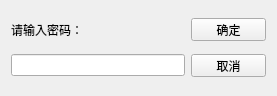
<?xml version="1.0" encoding="UTF-8"?>
<ui version="4.0">
 <class>PasswordCheck3</class>
 <widget class="QWidget" name="PasswordCheck3">
  <property name="geometry">
   <rect>
    <x>0</x>
    <y>0</y>
    <width>277</width>
    <height>96</height>
   </rect>
  </property>
  <property name="minimumSize">
   <size>
    <width>277</width>
    <height>96</height>
   </size>
  </property>
  <property name="maximumSize">
   <size>
    <width>277</width>
    <height>96</height>
   </size>
  </property>
  <property name="windowTitle">
   <string>登录</string>
  </property>
  <layout class="QGridLayout" name="gridLayout">
   <item row="0" column="0">
    <layout class="QHBoxLayout" name="horizontalLayout">
     <item>
      <widget class="QLabel" name="label">
       <property name="text">
        <string>请输入密码：</string>
       </property>
      </widget>
     </item>
     <item>
      <widget class="QPushButton" name="pushButton">
       <property name="minimumSize">
        <size>
         <width>75</width>
         <height>23</height>
        </size>
       </property>
       <property name="maximumSize">
        <size>
         <width>75</width>
         <height>23</height>
        </size>
       </property>
       <property name="text">
        <string>确定</string>
       </property>
      </widget>
     </item>
    </layout>
   </item>
   <item row="1" column="0">
    <layout class="QHBoxLayout" name="horizontalLayout_2">
     <item>
      <widget class="QLineEdit" name="lineEdit">
       <property name="echoMode">
        <enum>QLineEdit::Password</enum>
       </property>
      </widget>
     </item>
     <item>
      <widget class="QPushButton" name="pushButton_2">
       <property name="minimumSize">
        <size>
         <width>75</width>
         <height>23</height>
        </size>
       </property>
       <property name="maximumSize">
        <size>
         <width>75</width>
         <height>23</height>
        </size>
       </property>
       <property name="text">
        <string>取消</string>
       </property>
      </widget>
     </item>
    </layout>
   </item>
  </layout>
 </widget>
 <resources/>
 <connections/>
</ui>
